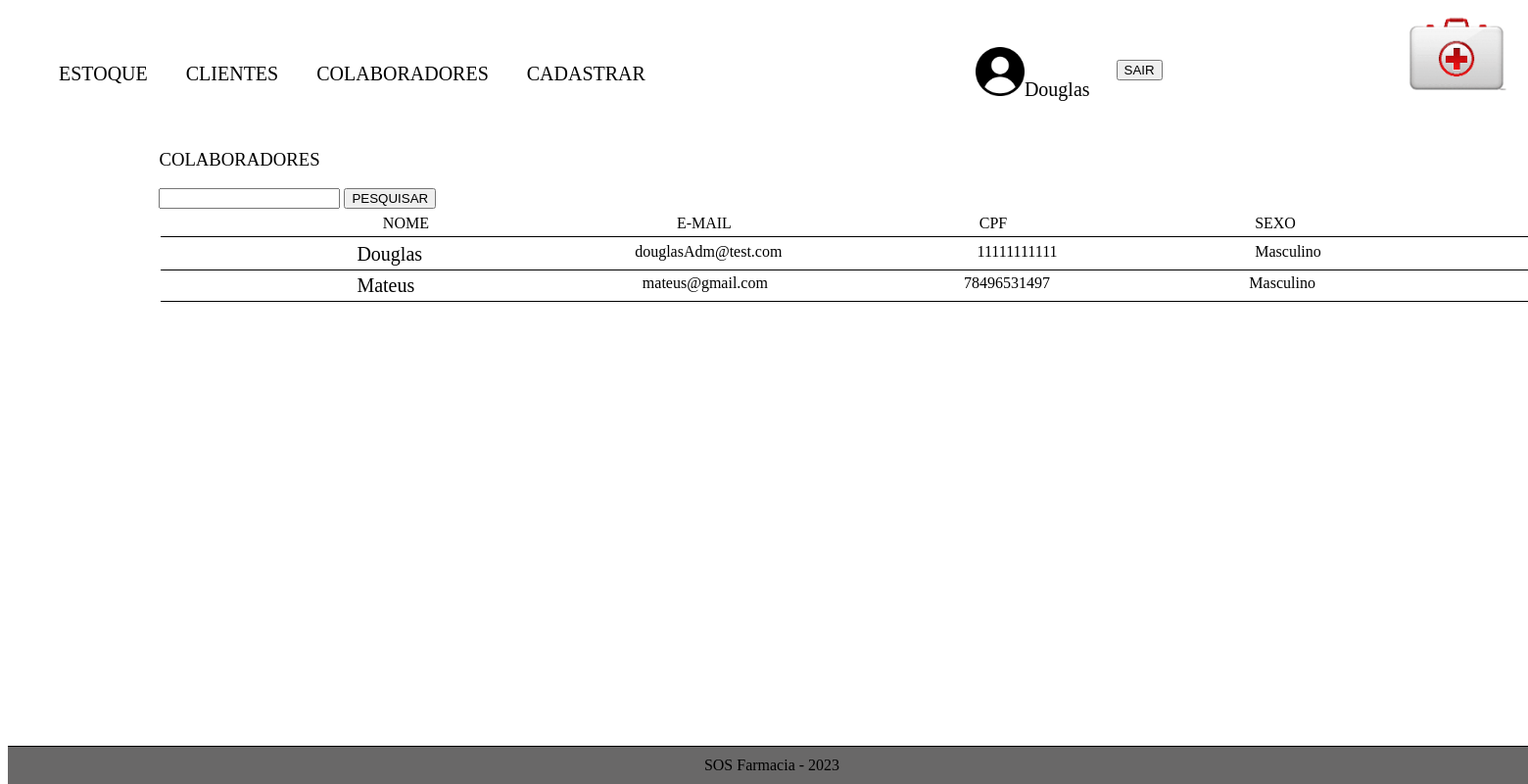
Screenshot of /tcc2.0/funcionarios.php (signed in) with the database file from the repository.
### tables this page shows
CREATE TABLE IF NOT EXISTS `usuario`(
  `cpf` varchar(11) NOT NULL,
  `nome` varchar(20) NOT NULL,
  `sobrenome` varchar(20) NOT NULL,
  `telefone` varchar(11) NOT NULL,
  `estado` varchar(15) NOT NULL,
  `cidade` varchar(50) NOT NULL,
  `endereco` varchar(60) NOT NULL,
  `nivelAcess` varchar(15) NOT NULL,
  `sexo` varchar(10) NOT NULL,
  `email` varchar(50) NOT NULL,
  `senha` varchar(10) NOT NULL,
  PRIMARY KEY (`cpf`),
  UNIQUE KEY `senha` (`senha`)
);

### tcc2.0/funcionarios.php (the view, shortened to what this page needs)
<?php
if($_SESSION['nome'] == NULL){
    session_start();
    session_destroy();
    header('location: index.php');
    exit;
}else{
    include_once "php_action/conexao_bd.php";
    include_once "includes/head.php";
    include_once "includes/menu.php";
?>
        <section class="catalogo">
        <div class="pesquisa">
            <h3>COLABORADORES</h3>
            <form method="POST">
            <input type="text" id="pesquisa" name="pesquisa">
                <button class="addProduto" name="btnCadastrar">PESQUISAR</button>
            </form>
        </div>
        <table>
            <thead class="list">
                <tr>
                    <th>NOME</th>
                    <th>E-MAIL</th>
                    <th class="problema">CPF</th>
                    <th>SEXO</th>
                    <th>CARGO</th>
                </tr>
            </thead>
            <tbody>
            <?php
if (isset($_POST['btnCadastrar'])) {
    $nome = mysqli_escape_string($connection,$_POST['pesquisa']);
    $sql = "SELECT* FROM  usuario  WHERE nome LIKE '%$nome%' LIMIT 4";
    $resultado = mysqli_query($connection, $sql);
}else{
                    $sql = "SELECT * FROM usuario";
                    $resultado = mysqli_query($connection, $sql);}
                    while($dados = mysqli_fetch_array($resultado)){
                        if($dados['nivelAcess'] != "Farmaceutico" && $dados['nivelAcess'] != "Administrador"){}
                        else{
                    ?>
                <tr>
                <td>
                    <a href="alterar_cadastro.php?id=<?php echo $dados['cpf'] ?>" class=" ">
                        <?php echo $dados['nome'];?>
                    </a>
                </td>
                    <td><?php echo $dados['email'];?></td>
                    <td><?php echo $dados['cpf'];?></td>
                    <td><?php echo $dados['sexo'];?></td>
                    <td><?php echo $dados['nivelAcess'];?></td>
                </tr>
                <?php }}
		?>
            </tbody>
        </table>
    </section>
<?php
    include_once "includes/footer.php";
    }
?>

### tcc2.0/style.css (style rules this page uses)
* { font-style: normal; font-weight:normal; }
a { text-align: center; font-size: 20px; color: black; font-weight:normal; font-style: normal; text-decoration: none; }
tr, td, th { text-align: center; display: flex; justify-content: space-between; padding: 2px 100px 2px 100px; }
.catalogo, table { width: 80%; margin: 0 auto 0 auto; }
form { margin: o auto; }

### tcc2.0/funcionarios.php (style rules this page uses)
tr, td { display: flex; justify-content: space-between; padding: ; }
tr { width: 90%; text-align: center; border-bottom: solid 1px; }
th { margin-right: 0px; margin: 0 auto; }
td { width: 10%; margin-left: 5px; margin: 0 auto; }
.list { font-weight: bold; }

### rows the page displays
usuario: nome "Douglas", email "douglasAdm@test.com", cpf "11111111111", sexo "Masculino"
usuario: nome "Mateus", email "mateus@gmail.com", cpf "78496531497", sexo "Masculino"

### other values shown
$_SESSION['nome'] "Douglas"
